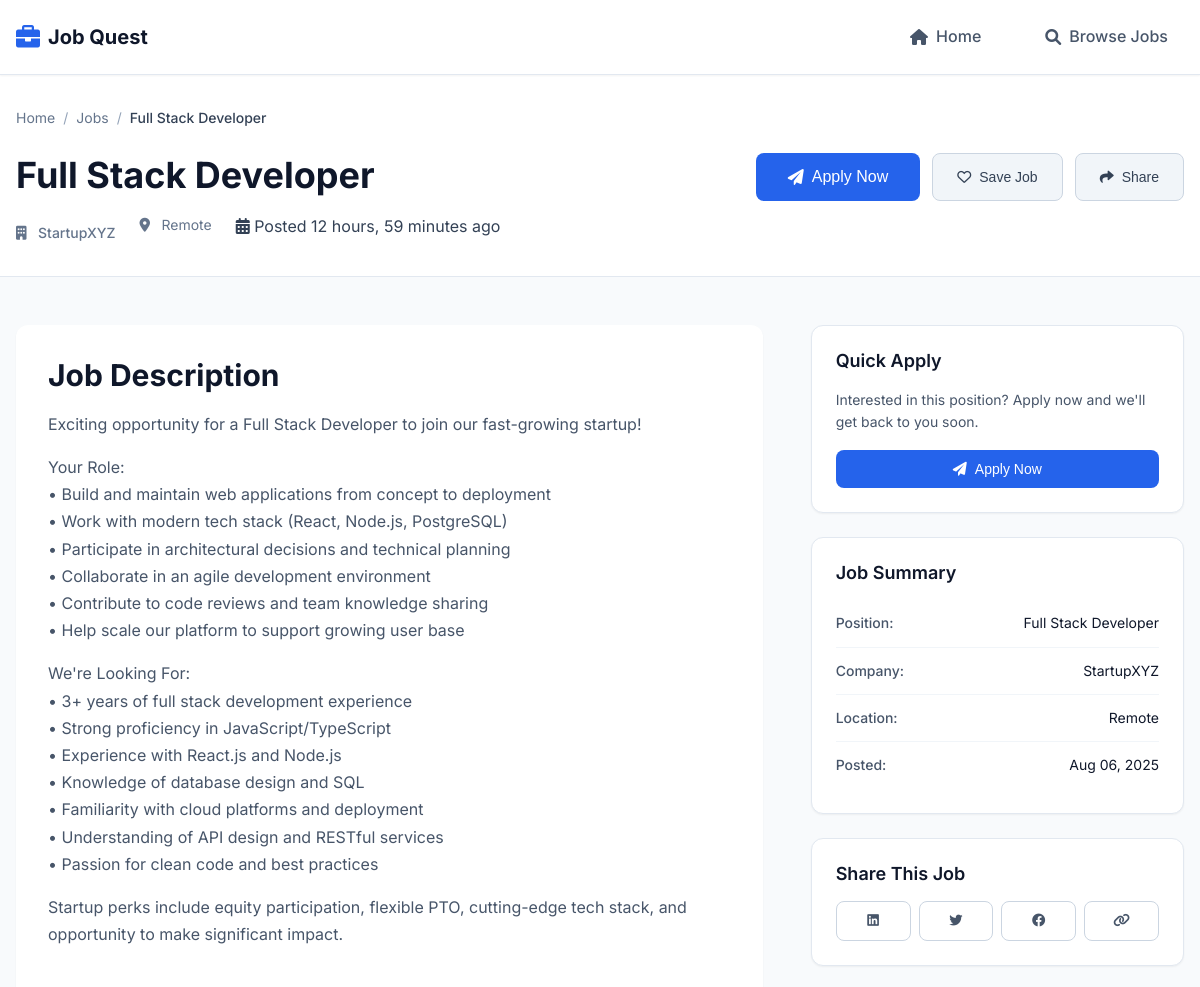
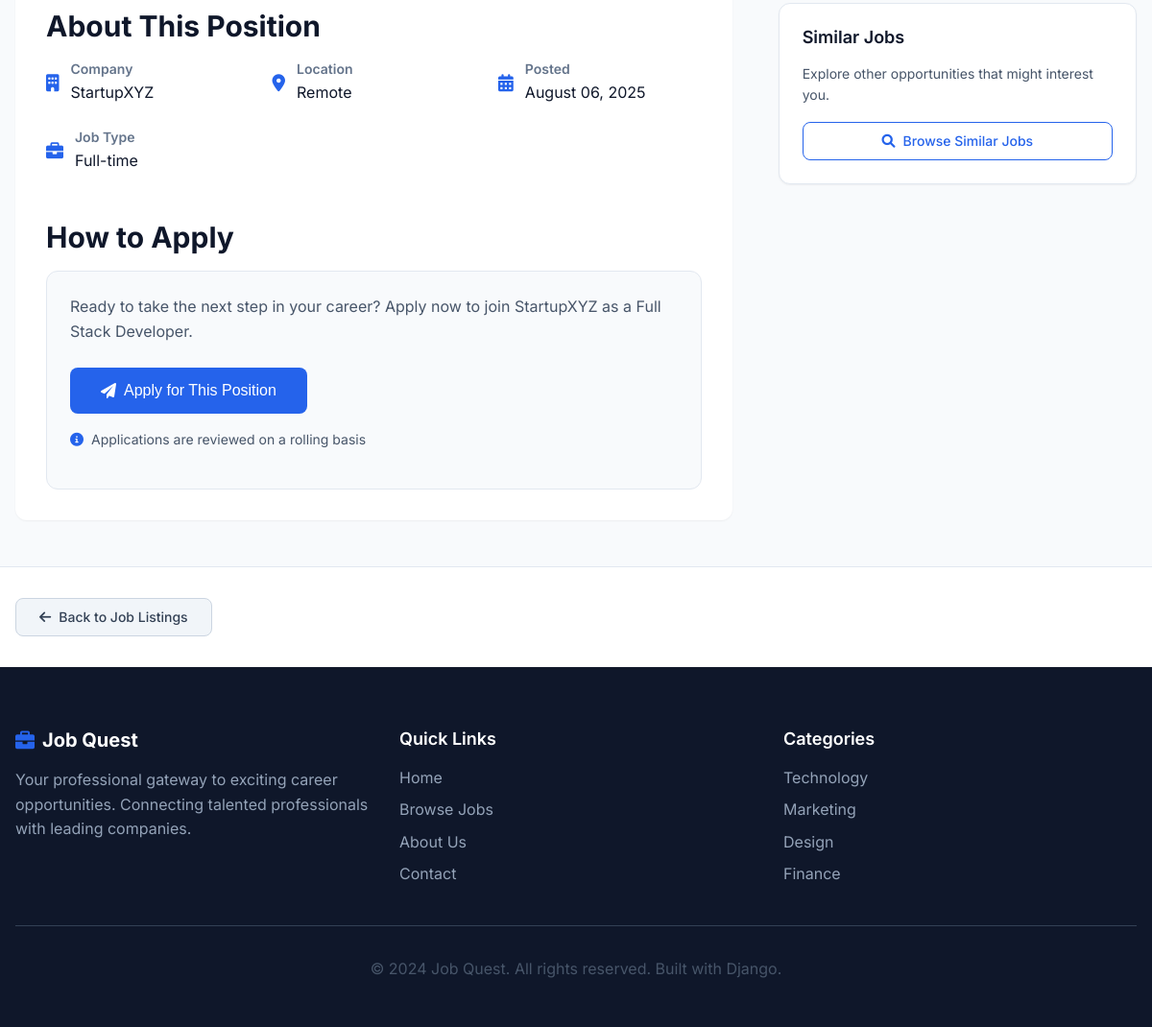
Page /jobs/5/ on the committed database (2 pictures, top to bottom).
### jobs/models.py (models this page shows, shortened)
class Job(models.Model):
    title = models.CharField(max_length=200, help_text="Job title")
    company_name = models.CharField(max_length=150, help_text="Name of the hiring company")
    description = models.TextField(help_text="Detailed job description")
    location = models.CharField(max_length=150, help_text="Job location (city, state, remote, etc.)")
    posting_date = models.DateTimeField(default=timezone.now, help_text="Date when job was posted")
    created_at = models.DateTimeField(auto_now_add=True)
    updated_at = models.DateTimeField(auto_now=True)
    is_active = models.BooleanField(default=True, help_text="Whether the job posting is active")
    class Meta:
        ordering = ['-posting_date']
        verbose_name = "Job"
        verbose_name_plural = "Jobs"

### jobs/views.py (the view)
# urls.py: path('jobs/<int:job_id>/', views.job_detail, name='job_detail'),
def job_detail(request, job_id):
    job = get_object_or_404(Job, id=job_id, is_active=True)
    context = {
        'job': job,
    }
    return render(request, 'jobs/job_detail.html', context)

### jobs/templates/jobs/job_detail.html (shortened to what this page needs)
{% extends 'jobs/base.html' %}
{% block content %}
<section class="job-detail-header">
    <div class="container">
        <nav class="breadcrumb">
            <a href="{% url 'home' %}" class="breadcrumb-link">Home</a>
            <span class="breadcrumb-separator">/</span>
            <a href="{% url 'job_list' %}" class="breadcrumb-link">Jobs</a>
            <span class="breadcrumb-separator">/</span>
            <span class="breadcrumb-current">{{ job.title }}</span>
        </nav>
        <div class="job-header">
            <div class="job-header-content">
                <h1 class="job-detail-title">{{ job.title }}</h1>
                <div class="job-header-meta">
                    <div class="job-company">
                        <i class="fas fa-building"></i>
                        <span>{{ job.company_name }}</span>
                    </div>
                    <div class="job-location">
                        <i class="fas fa-map-marker-alt"></i>
                        <span>{{ job.location }}</span>
                    </div>
                    <div class="job-posted">
                        <i class="fas fa-calendar-alt"></i>
                        <span>Posted {{ job.posting_date|timesince }} ago</span>
                    </div>
                </div>
            </div>
            <div class="job-header-actions">
                <button class="btn btn-primary btn-large">
                    <i class="fas fa-paper-plane"></i>
                    Apply Now
                </button>
                <button class="btn btn-secondary">
                    <i class="far fa-heart"></i>
                    Save Job
                </button>
                <button class="btn btn-secondary">
                    <i class="fas fa-share"></i>
                    Share
                </button>
            </div>
        </div>
    </div>
</section>
<section class="job-detail-content">
    <div class="container">
        <div class="job-detail-grid">
            <main class="job-main-content">
                <div class="job-section">
                    <h2 class="section-title">Job Description</h2>
                    <div class="job-description">
                        {{ job.description|linebreaks }}
                    </div>
                </div>
                <div class="job-section">
                    <h2 class="section-title">About This Position</h2>
                    <div class="job-highlights">
                        <div class="highlight-item">
                            <i class="fas fa-building"></i>
                            <div class="highlight-content">
                                <h3>Company</h3>
                                <p>{{ job.company_name }}</p>
                            </div>
                        </div>
                        <div class="highlight-item">
                            <i class="fas fa-map-marker-alt"></i>
                            <div class="highlight-content">
                                <h3>Location</h3>
                                <p>{{ job.location }}</p>
                            </div>
                        </div>
                        <div class="highlight-item">
                            <i class="fas fa-calendar-alt"></i>
                            <div class="highlight-content">
                                <h3>Posted</h3>
                                <p>{{ job.posting_date|date:"F d, Y" }}</p>
                            </div>
                        </div>
                        <div class="highlight-item">
                            <i class="fas fa-briefcase"></i>
                            <div class="highlight-content">
                                <h3>Job Type</h3>
                                <p>Full-time</p>
                            </div>
                        </div>
                    </div>
                </div>
                <div class="job-section">
                    <h2 class="section-title">How to Apply</h2>
                    <div class="apply-instructions">
                        <p>Ready to take the next step in your career? Apply now to join {{ job.company_name }} as a {{ job.title }}.</p>
                        <div class="apply-actions">
                            <button class="btn btn-primary btn-large">
                                <i class="fas fa-paper-plane"></i>
                                Apply for This Position
                            </button>
                            <p class="apply-note">
                                <i class="fas fa-info-circle"></i>
                                Applications are reviewed on a rolling basis
                            </p>
                        </div>
                    </div>
                </div>
            </main>
            <aside class="job-sidebar">
                <div class="sidebar-card">
                    <h3 class="sidebar-title">Quick Apply</h3>
                    <p class="sidebar-description">Interested in this position? Apply now and we'll get back to you soon.</p>
                    <button class="btn btn-primary btn-full">
                        <i class="fas fa-paper-plane"></i>
                        Apply Now
                    </button>
                </div>
                <div class="sidebar-card">
                    <h3 class="sidebar-title">Job Summary</h3>
                    <ul class="job-summary">
                        <li>
                            <span class="summary-label">Position:</span>
                            <span class="summary-value">{{ job.title }}</span>
                        </li>
                        <li>
                            <span class="summary-label">Company:</span>
                            <span class="summary-value">{{ job.company_name }}</span>
                        </li>
                        <li>
                            <span class="summary-label">Location:</span>
                            <span class="summary-value">{{ job.location }}</span>
                        </li>
                        <li>
                            <span class="summary-label">Posted:</span>
                            <span class="summary-value">{{ job.posting_date|date:"M d, Y" }}</span>
                        </li>
                    </ul>
                </div>
                <div class="sidebar-card">
                    <h3 class="sidebar-title">Share This Job</h3>
                    <div class="share-buttons">
                        <button class="share-btn" title="Share on LinkedIn">
                            <i class="fab fa-linkedin"></i>
                        </button>
                        <button class="share-btn" title="Share on Twitter">
                            <i class="fab fa-twitter"></i>
                        </button>
                        <button class="share-btn" title="Share on Facebook">
                            <i class="fab fa-facebook"></i>
                        </button>
                        <button class="share-btn" title="Copy Link">
                            <i class="fas fa-link"></i>
                        </button>
                    </div>
                </div>
                <div class="sidebar-card">
                    <h3 class="sidebar-title">Similar Jobs</h3>
                    <p class="sidebar-description">Explore other opportunities that might interest you.</p>
                    <a href="{% url 'job_list' %}" class="btn btn-outline btn-full">
                        <i class="fas fa-search"></i>
                        Browse Similar Jobs
                    </a>
                </div>
            </aside>
        </div>
    </div>
</section>
<section class="job-navigation">
    <div class="container">
        <div class="nav-links">
            <a href="{% url 'job_list' %}" class="btn btn-secondary">
                <i class="fas fa-arrow-left"></i>
                Back to Job Listings
            </a>
        </div>
    </div>
</section>
{% endblock %}

### rows in the picture
Job: title "Full Stack Developer", company_name "StartupXYZ", location "Remote", posting_date "12 hours, 59 minutes", description "Exciting opportunity for a Full Stack Developer to join our fast-growing startup! Your Role: • Build and maintain web applications from concept to deployment • Work with modern tech stack (React, Node.js, PostgreSQL) • Participate in architectural decisions and technical planning • Collaborate in an agile development environment • Contribute to code reviews and team knowledge sharing • Help scale our platform to support growing user base We're Looking For: • 3+ years of full stack development experience • Strong proficiency in JavaScript/TypeScript • Experience with React.js and Node.js • Knowledge of database design and SQL • Familiarity with cloud platforms and deployment • Understanding…", posting_date "August 06, 2025", posting_date "Aug 06, 2025"
